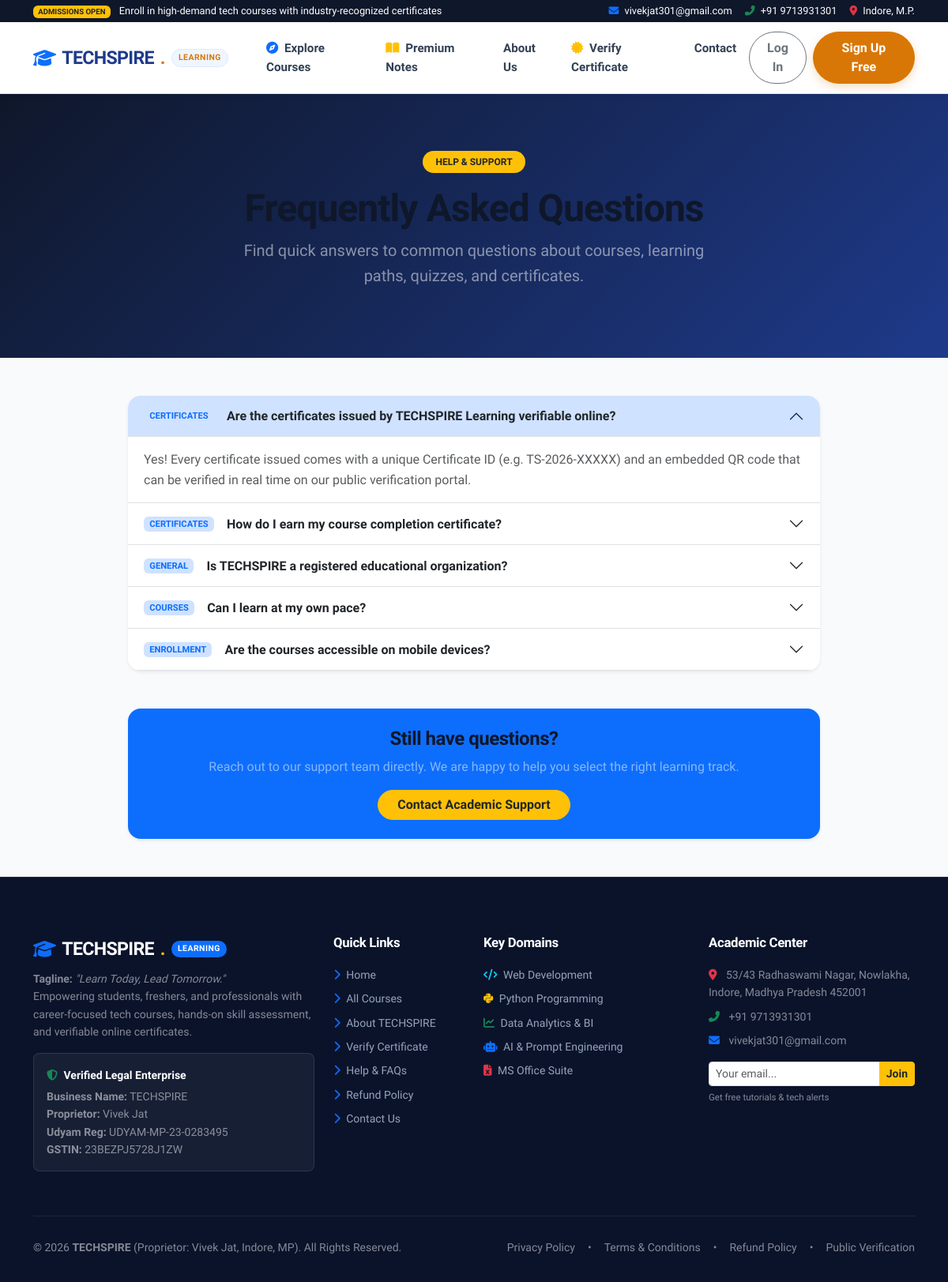
The page /faqs/ on the database its author committed.
### apps/core/models.py (models this page shows, shortened)
class SiteSetting(models.Model):
    brand_name = models.CharField(max_length=100, default="TECHSPIRE Learning")
    tagline = models.CharField(max_length=200, default="Learn Today, Lead Tomorrow.")
    business_name = models.CharField(max_length=100, default="TECHSPIRE")
    proprietor_name = models.CharField(max_length=100, default="Vivek Jat")
    business_type = models.CharField(max_length=100, default="Proprietorship / Micro Enterprise")
    location = models.CharField(max_length=100, default="Indore, Madhya Pradesh, India")
    address = models.TextField(default="53/43 Radhaswami Nagar, Nowlakha, Indore, Madhya Pradesh 452001")
    email = models.EmailField(default="vivekjat301@gmail.com")
    phone = models.CharField(max_length=20, default="+91 9713931301")
    udyam_registration = models.CharField(max_length=50, default="UDYAM-MP-23-0283495")
    gstin = models.CharField(max_length=50, default="23BEZPJ5728J1ZW")
    hero_title = models.CharField(max_length=200, default="Master In-Demand Tech Skills & Build Your Future")
    hero_subtitle = models.TextField(default="Industry-aligned hands-on courses in Web Development, Python, AI Tools, and Data Analytics. Earn verified certificates recognized by top employers.")
    class Meta:
        verbose_name = "Site Setting"
        verbose_name_plural = "Site Settings"
    @classmethod
    def load(cls):
        obj, created = cls.objects.get_or_create(pk=1)
        return obj

class FAQ(models.Model):
    CATEGORY_CHOICES = (
        ('general', 'General'),
        ('courses', 'Courses & Learning'),
        ('certificates', 'Certificates & Verification'),
        ('enrollment', 'Enrollment & Access'),
    )
    question = models.CharField(max_length=255)
    answer = models.TextField()
    category = models.CharField(max_length=30, choices=CATEGORY_CHOICES, default='general')
    order = models.PositiveIntegerField(default=0)
    is_active = models.BooleanField(default=True)
    class Meta:
        verbose_name = "FAQ"
        verbose_name_plural = "FAQs"
        ordering = ['order', 'id']

### apps/core/views.py (the view)
# urls.py: path('faqs/', views.faq_view, name='faq'),
def faq_view(request):
    faqs = FAQ.objects.filter(is_active=True)
    categories = FAQ.CATEGORY_CHOICES
    context = {
        'faqs': faqs,
        'categories': categories,
        'title': 'Frequently Asked Questions - TECHSPIRE Learning',
    }
    return render(request, 'core/faq.html', context)

### templates/core/faq.html (shortened to what this page needs)
{% extends 'base.html' %}
{% block content %}
<div class="bg-dark text-white py-5" style="background: linear-gradient(135deg, #0F172A 0%, #1E3A8A 100%);">
  <div class="container text-center py-4">
    <span class="badge bg-warning text-dark fw-bold px-3 py-2 rounded-pill mb-3">HELP & SUPPORT</span>
    <h1 class="display-5 fw-bold">Frequently Asked Questions</h1>
    <p class="lead text-white-50 mx-auto" style="max-width: 600px;">
      Find quick answers to common questions about courses, learning paths, quizzes, and certificates.
    </p>
  </div>
</div>
<section class="py-5">
  <div class="container" style="max-width: 900px;">
    <div class="accordion shadow-sm rounded-4 overflow-hidden" id="fullFaqAccordion">
      {% for faq in faqs %}
        <div class="accordion-item border-0 border-bottom">
          <h2 class="accordion-header" id="heading{{ faq.id }}">
            <button class="accordion-button {% if not forloop.first %}collapsed{% endif %} fw-bold text-dark" type="button" data-bs-toggle="collapse" data-bs-target="#collapse{{ faq.id }}" aria-expanded="{% if forloop.first %}true{% else %}false{% endif %}">
              <span class="badge bg-primary-subtle text-primary me-3 text-uppercase" style="font-size: 0.7rem;">{{ faq.category }}</span>
              {{ faq.question }}
            </button>
          </h2>
          <div id="collapse{{ faq.id }}" class="accordion-collapse collapse {% if forloop.first %}show{% endif %}" data-bs-parent="#fullFaqAccordion">
            <div class="accordion-body text-muted">
              {{ faq.answer }}
            </div>
          </div>
        </div>
      {% empty %}
        <div class="p-4 text-center text-muted">No FAQs found.</div>
      {% endfor %}
    </div>
    <div class="card mt-5 border-0 bg-primary text-white p-4 rounded-4 shadow-sm text-center">
      <h4 class="fw-bold mb-2">Still have questions?</h4>
      <p class="text-white-50 mb-3">Reach out to our support team directly. We are happy to help you select the right learning track.</p>
      <div>
        <a href="{% url 'core:contact' %}" class="btn btn-warning fw-bold text-dark px-4 rounded-pill">Contact Academic Support</a>
      </div>
    </div>
  </div>
</section>
{% endblock %}

### templates/base.html (shortened to what this page needs)
{% load static %}
<!DOCTYPE html>
<html lang="en">
<head>
  <link href="https://cdn.jsdelivr.net/npm/bootstrap@5.3.2/dist/css/bootstrap.min.css" rel="stylesheet">
  <link rel="stylesheet" href="https://cdnjs.cloudflare.com/ajax/libs/font-awesome/6.4.2/css/all.min.css">
  <link rel="stylesheet" href="{% static 'css/style.css' %}">
</head>
<body>
  <div class="bg-dark text-white py-1 px-3 d-none d-md-block" style="font-size: 0.8rem; background-color: #0F172A !important;">
    <div class="container d-flex justify-content-between align-items-center">
      <div>
        <span class="badge bg-warning text-dark me-2">ADMISSIONS OPEN</span>
        <span>Enroll in high-demand tech courses with industry-recognized certificates</span>
      </div>
      <div class="d-flex align-items-center gap-3">
        <span><i class="fas fa-envelope text-primary me-1"></i> {{ business_info.EMAIL }}</span>
        <span><i class="fas fa-phone-alt text-success me-1"></i> {{ business_info.PHONE }}</span>
        <span><i class="fas fa-map-marker-alt text-danger me-1"></i> Indore, M.P.</span>
      </div>
    </div>
  </div>
  <nav class="navbar navbar-expand-lg ts-navbar">
    <div class="container">
      <a class="navbar-brand ts-brand" href="{% url 'core:home' %}">
        <i class="fas fa-graduation-cap text-primary"></i> TECHSPIRE<span>.</span>
        <span class="ts-brand-badge">Learning</span>
      </a>
      <div class="collapse navbar-collapse" id="navbarMain">
        <ul class="navbar-nav me-auto mb-2 mb-lg-0 ms-lg-3">
          <li class="nav-item">
            <a class="nav-link" href="{% url 'courses:course_list' %}"><i class="fas fa-compass me-1 text-primary"></i> Explore Courses</a>
          </li>
          <li class="nav-item">
            <a class="nav-link" href="{% url 'notes:marketplace' %}"><i class="fas fa-book-open me-1 text-warning"></i> Premium Notes</a>
          </li>
          <li class="nav-item">
            <a class="nav-link" href="{% url 'core:about' %}">About Us</a>
          </li>
          <li class="nav-item">
            <a class="nav-link" href="{% url 'certificates:verify_public' %}"><i class="fas fa-certificate text-warning me-1"></i> Verify Certificate</a>
          </li>
          <li class="nav-item">
            <a class="nav-link" href="{% url 'core:contact' %}">Contact</a>
          </li>
        </ul>
        <div class="d-flex align-items-center gap-2">
          {% if user.is_authenticated %}
            {% if user.is_staff or user.role == 'admin' %}
              <a href="{% url 'dashboard:admin_overview' %}" class="btn btn-danger btn-sm rounded-pill px-3 fw-bold">
                <i class="fas fa-shield-alt me-1"></i> Admin Portal
              </a>
            {% endif %}
            <a href="{% url 'dashboard:student_dashboard' %}" class="btn btn-outline-primary btn-sm rounded-pill px-3">
              <i class="fas fa-tachometer-alt me-1"></i> Dashboard
            </a>
            <div class="dropdown">
              <button class="btn btn-light dropdown-toggle d-flex align-items-center gap-2 border rounded-pill px-3 py-1" type="button" id="userMenu" data-bs-toggle="dropdown" aria-expanded="false">
                <i class="fas fa-user-circle text-primary fs-5"></i>
                <span class="fw-semibold text-dark">{{ user.first_name|default:user.username }}</span>
              </button>
              <ul class="dropdown-menu dropdown-menu-end shadow-sm" aria-labelledby="userMenu">
                {% if user.is_staff or user.role == 'admin' %}
                  <li><a class="dropdown-item text-danger fw-bold" href="{% url 'dashboard:admin_overview' %}"><i class="fas fa-chart-line me-2"></i> Admin Analytics & Progress</a></li>
                  <li><a class="dropdown-item text-dark" href="{% url 'dashboard:admin_users_list' %}"><i class="fas fa-users me-2 text-primary"></i> Manage Learners</a></li>
                  <li><a class="dropdown-item text-dark" href="{% url 'dashboard:admin_content_courses' %}"><i class="fas fa-book me-2 text-warning"></i> Manage Curriculum</a></li>
                  <li><hr class="dropdown-divider"></li>
                {% endif %}
                <li><a class="dropdown-item" href="{% url 'dashboard:student_dashboard' %}"><i class="fas fa-tachometer-alt me-2 text-primary"></i> Student Portal</a></li>
                <li><a class="dropdown-item" href="{% url 'dashboard:my_courses' %}"><i class="fas fa-book-reader me-2 text-primary"></i> My Enrolled Courses</a></li>
                <li><a class="dropdown-item" href="{% url 'certificates:my_certificates' %}"><i class="fas fa-award me-2 text-success"></i> My Certificates</a></li>
                <li><a class="dropdown-item" href="{% url 'accounts:profile' %}"><i class="fas fa-user-cog me-2 text-muted"></i> Profile & Settings</a></li>
                {% if user.is_staff %}
                  <li><hr class="dropdown-divider"></li>
                  <li><a class="dropdown-item text-muted small" href="{% url 'admin:index' %}" target="_blank"><i class="fas fa-database me-2"></i> Django Backend Admin</a></li>
                {% endif %}
                <li><hr class="dropdown-divider"></li>
                <li><a class="dropdown-item text-danger" href="{% url 'accounts:logout' %}"><i class="fas fa-sign-out-alt me-2"></i> Logout</a></li>
              </ul>
            </div>
          {% else %}
            <a href="{% url 'accounts:login' %}" class="btn btn-outline-secondary px-3 py-2 fw-semibold rounded-pill">Log In</a>
            <a href="{% url 'accounts:register' %}" class="btn btn-ts-primary px-4 py-2 fw-bold rounded-pill">Sign Up Free</a>
          {% endif %}
        </div>
      </div>
    </div>
  </nav>
  <main>
    {% block content %}
    {% endblock %}
  </main>
  <footer class="ts-footer">
    <div class="container">
      <div class="row g-4">
        <div class="col-lg-4 col-md-6">
          <div class="ts-brand text-white mb-2">
            <i class="fas fa-graduation-cap text-primary"></i> TECHSPIRE<span class="text-warning">.</span>
            <span class="ts-brand-badge bg-primary text-white border-0">Learning</span>
          </div>
          <p class="text-white-50 small mb-3">
            <strong>Tagline:</strong> <em>"Learn Today, Lead Tomorrow."</em><br>
            Empowering students, freshers, and professionals with career-focused tech courses, hands-on skill assessment, and verifiable online certificates.
          </p>
          <div class="business-trust-badge text-white-50 small">
            <div class="fw-bold text-white mb-1"><i class="fas fa-shield-alt text-success me-1"></i> Verified Legal Enterprise</div>
            <div><strong>Business Name:</strong> {{ business_info.BUSINESS_NAME }}</div>
            <div><strong>Proprietor:</strong> {{ business_info.PROPRIETOR_NAME }}</div>
            <div><strong>Udyam Reg:</strong> {{ business_info.UDYAM }}</div>
            <div><strong>GSTIN:</strong> {{ business_info.GSTIN }}</div>
          </div>
        </div>
        <div class="col-lg-2 col-md-6">
          <h5>Quick Links</h5>
          <ul class="list-unstyled small d-flex flex-column gap-2">
            <li><a href="{% url 'core:home' %}"><i class="fas fa-chevron-right me-1 text-primary"></i> Home</a></li>
            <li><a href="{% url 'courses:course_list' %}"><i class="fas fa-chevron-right me-1 text-primary"></i> All Courses</a></li>
            <li><a href="{% url 'core:about' %}"><i class="fas fa-chevron-right me-1 text-primary"></i> About TECHSPIRE</a></li>
            <li><a href="{% url 'certificates:verify_public' %}"><i class="fas fa-chevron-right me-1 text-primary"></i> Verify Certificate</a></li>
            <li><a href="{% url 'core:faq' %}"><i class="fas fa-chevron-right me-1 text-primary"></i> Help & FAQs</a></li>
            <li><a href="{% url 'core:refund_policy' %}"><i class="fas fa-chevron-right me-1 text-primary"></i> Refund Policy</a></li>
            <li><a href="{% url 'core:contact' %}"><i class="fas fa-chevron-right me-1 text-primary"></i> Contact Us</a></li>
          </ul>
        </div>
        <div class="col-lg-3 col-md-6">
          <h5>Key Domains</h5>
          <ul class="list-unstyled small d-flex flex-column gap-2">
            <li><a href="{% url 'courses:course_list' %}?category=web-development"><i class="fas fa-code me-1 text-info"></i> Web Development</a></li>
            <li><a href="{% url 'courses:course_list' %}?category=python-programming"><i class="fab fa-python me-1 text-warning"></i> Python Programming</a></li>
            <li><a href="{% url 'courses:course_list' %}?category=data-analytics"><i class="fas fa-chart-line me-1 text-success"></i> Data Analytics & BI</a></li>
            <li><a href="{% url 'courses:course_list' %}?category=ai-tools"><i class="fas fa-robot me-1 text-primary"></i> AI & Prompt Engineering</a></li>
            <li><a href="{% url 'courses:course_list' %}?category=ms-office-skills"><i class="fas fa-file-excel me-1 text-danger"></i> MS Office Suite</a></li>
          </ul>
        </div>
        <div class="col-lg-3 col-md-6">
          <h5>Academic Center</h5>
          <p class="small text-white-50 mb-2">
            <i class="fas fa-map-marker-alt text-danger me-2"></i> {{ business_info.ADDRESS }}
          </p>
          <p class="small text-white-50 mb-2">
            <i class="fas fa-phone-alt text-success me-2"></i> {{ business_info.PHONE }}
          </p>
          <p class="small text-white-50 mb-3">
            <i class="fas fa-envelope text-primary me-2"></i> {{ business_info.EMAIL }}
          </p>
          <form action="{% url 'core:newsletter_subscribe' %}" method="POST" class="mt-3">
            <div class="input-group input-group-sm">
              <input type="email" name="email" class="form-control" placeholder="Your email..." required>
              <button class="btn btn-warning fw-bold text-dark" type="submit">Join</button>
            </div>
            <span class="text-white-50" style="font-size: 0.72rem;">Get free tutorials & tech alerts</span>
          </form>
        </div>
      </div>
      <div class="ts-footer-bottom d-flex flex-column flex-md-row justify-content-between align-items-center gap-2 text-white-50 small">
        <div>
          © {% now "Y" %} <strong>TECHSPIRE</strong> (Proprietor: Vivek Jat, Indore, MP). All Rights Reserved.
        </div>
        <div class="d-flex gap-3">
          <a href="{% url 'core:privacy' %}" class="text-white-50">Privacy Policy</a>
          <span>•</span>
          <a href="{% url 'core:terms' %}" class="text-white-50">Terms & Conditions</a>
          <span>•</span>
          <a href="{% url 'core:refund_policy' %}" class="text-white-50">Refund Policy</a>
          <span>•</span>
          <a href="{% url 'certificates:verify_public' %}" class="text-white-50">Public Verification</a>
        </div>
      </div>
    </div>
  </footer>
</body>
</html>

### rows shown on the page
SiteSetting: EMAIL "vivekjat301@gmail.com", BUSINESS_NAME "TECHSPIRE", PROPRIETOR_NAME "Vivek Jat", UDYAM "UDYAM-MP-23-0283495", GSTIN "23BEZPJ5728J1ZW", ADDRESS "53/43 Radhaswami Nagar, Nowlakha, Indore, Madhya Pradesh 452001"
FAQ: category "CERTIFICATES", question "Are the certificates issued by TECHSPIRE Learning verifiable online?", answer "Yes! Every certificate issued comes with a unique Certificate ID (e.g. TS-2026-XXXXX) and an embedded QR code that can be verified in real time on our public verification portal."
FAQ: category "CERTIFICATES", question "How do I earn my course completion certificate?"
FAQ: category "GENERAL", question "Is TECHSPIRE a registered educational organization?"
FAQ: category "COURSES", question "Can I learn at my own pace?"
FAQ: category "ENROLLMENT", question "Are the courses accessible on mobile devices?"

### other values the page prints
{{ business_info.PHONE }} "+91 9713931301"
